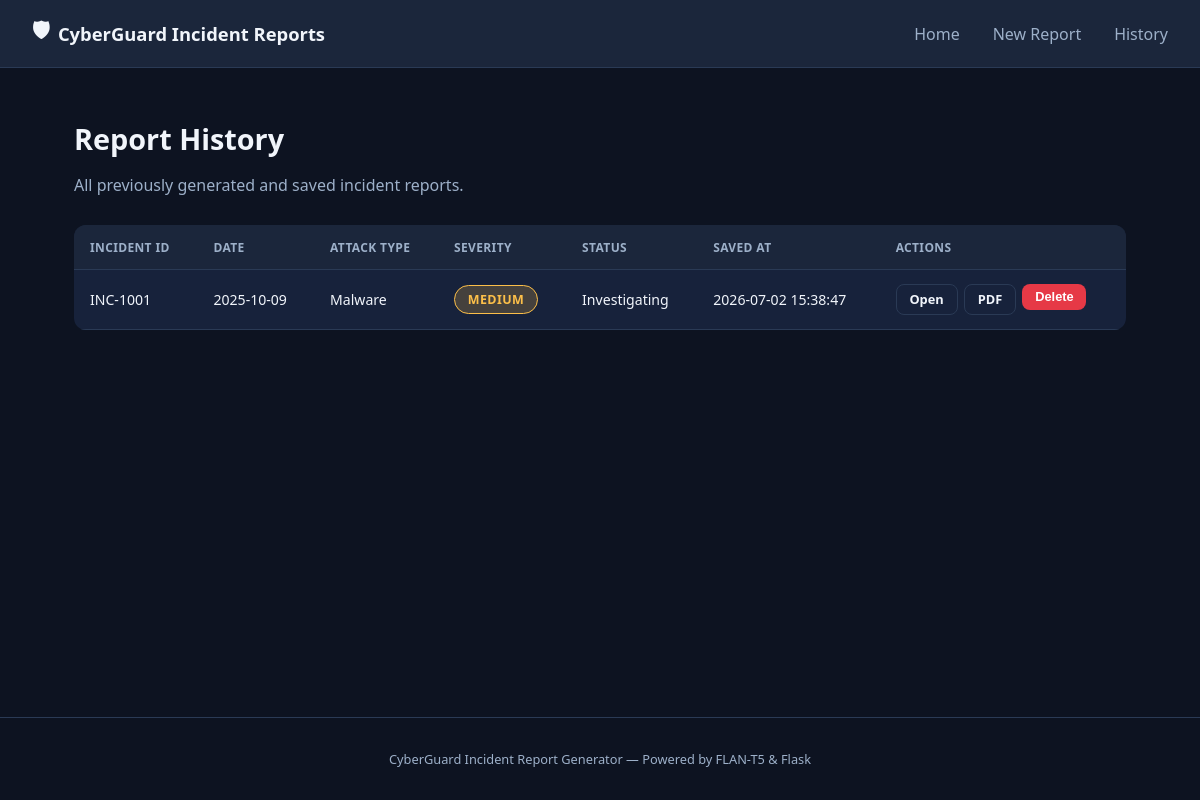
The app's page /history with its own data.
### tables this page shows
CREATE TABLE reports (
            id INTEGER PRIMARY KEY AUTOINCREMENT,
            incident_id TEXT NOT NULL,
            date TEXT,
            time TEXT,
            attack_type TEXT,
            severity TEXT,
            source_ip TEXT,
            destination_system TEXT,
            affected_user TEXT,
            malware TEXT,
            detection_tool TEXT,
            status TEXT,
            action_taken TEXT,
            report_text TEXT,
            created_at TEXT
        );

### app.py (the view)
@app.route("/history")
def history():
    reports = database.get_all_reports()
    return render_template("history.html", reports=reports)

### database.py (called while the page is built)
def get_connection():
    conn = sqlite3.connect(config.DATABASE_PATH)
    conn.row_factory = sqlite3.Row  # lets us access columns by name, like a dict
    return conn

def get_all_reports():
    conn = get_connection()
    cursor = conn.cursor()
    cursor.execute("SELECT * FROM reports ORDER BY id DESC")
    rows = cursor.fetchall()
    conn.close()
    return rows

### templates/history.html (shortened to what this page needs)
{% extends "layout.html" %}
{% block content %}
<h1 class="page-title">Report History</h1>
<p class="page-subtitle">All previously generated and saved incident reports.</p>
{% if reports|length == 0 %}
  <div class="empty-state">
    <p>No reports saved yet.</p>
    <a href="{{ url_for('incident_form') }}" class="btn btn-primary">Create your first report</a>
  </div>
{% else %}
<div class="table-wrapper">
  <table class="history-table">
    <thead>
      <tr>
        <th>Incident ID</th>
        <th>Date</th>
        <th>Attack Type</th>
        <th>Severity</th>
        <th>Status</th>
        <th>Saved At</th>
        <th>Actions</th>
      </tr>
    </thead>
    <tbody>
      {% for r in reports %}
      <tr>
        <td>{{ r.incident_id }}</td>
        <td>{{ r.date }}</td>
        <td>{{ r.attack_type }}</td>
        <td><span class="badge severity-{{ r.severity | lower }}">{{ r.severity }}</span></td>
        <td>{{ r.status }}</td>
        <td>{{ r.created_at }}</td>
        <td class="actions-cell">
          <a href="{{ url_for('view_report', report_id=r.id) }}" class="btn btn-small btn-outline">Open</a>
          <a href="{{ url_for('download_saved_pdf', report_id=r.id) }}" class="btn btn-small btn-secondary">PDF</a>
          <form action="{{ url_for('delete', report_id=r.id) }}" method="POST" style="display:inline;"
                onsubmit="return confirm('Delete this report permanently?');">
            <button type="submit" class="btn btn-small btn-danger">Delete</button>
          </form>
        </td>
      </tr>
      {% endfor %}
    </tbody>
  </table>
</div>
{% endif %}
{% endblock %}

### static/css/style.css (style rules this page uses)
:root { --bg-primary: #0d1321; --bg-secondary: #1b263b; --bg-card: #17223b; --border-color: #2a3a55; --text-primary: #f1f5fb; --text-secondary: #9db0c9; --accent: #4361ee; --accent-hover: #5a75f0; --critical: #e63946; --high: #f77f00; --medium: #fcbf49; --low: #2a9d8f; --danger: #e63946; --success: #2a9d8f; }
* { box-sizing: border-box; }
body { margin: 0; font-family: 'Segoe UI', Roboto, Helvetica, Arial, sans-serif; background: var(--bg-primary); color: var(--text-primary); min-height: 100vh; display: flex; flex-direction: column; }
.btn { display: inline-block; padding: 0.7rem 1.4rem; border-radius: 8px; font-weight: 600; text-decoration: none; border: none; cursor: pointer; font-size: 0.95rem; transition: background 0.2s, transform 0.1s; }
.btn-secondary { background: var(--bg-card); color: var(--text-primary); border: 1px solid var(--border-color); }
.btn-outline { background: transparent; color: var(--text-primary); border: 1px solid var(--border-color); }
.btn-danger { background: var(--danger); color: white; }
.btn-small { padding: 0.35rem 0.8rem; font-size: 0.8rem; }
.page-title { font-size: 1.8rem; margin-bottom: 0.3rem; }
.page-subtitle { color: var(--text-secondary); margin-bottom: 1.8rem; }
.badge { display: inline-block; padding: 0.3rem 0.8rem; border-radius: 999px; font-size: 0.78rem; font-weight: 700; text-transform: uppercase; letter-spacing: 0.03em; }
.severity-medium { background: rgba(252, 191, 73, 0.2); color: var(--medium); border: 1px solid var(--medium); }
.table-wrapper { overflow-x: auto; }
.history-table { width: 100%; border-collapse: collapse; background: var(--bg-card); border-radius: 12px; overflow: hidden; }
.history-table th, .history-table td { padding: 0.85rem 1rem; text-align: left; border-bottom: 1px solid var(--border-color); font-size: 0.88rem; }
.history-table th { background: var(--bg-secondary); color: var(--text-secondary); text-transform: uppercase; font-size: 0.75rem; letter-spacing: 0.03em; }
.actions-cell { display: flex; gap: 0.4rem; flex-wrap: wrap; }

### records on screen
reports: incident_id "INC-1001", date "2025-10-09", attack_type "Malware", severity "MEDIUM", status "Investigating", created_at "2026-07-02 15:38:47"
